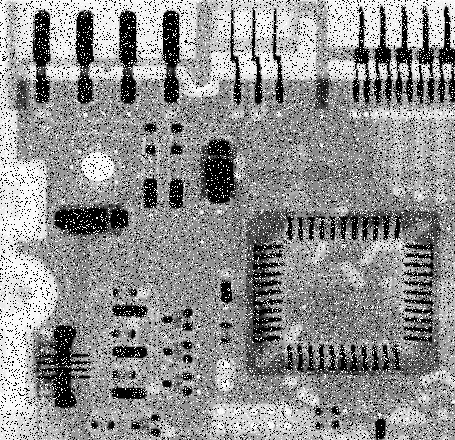
#> input picture Chapter 3/3.5 Smoothing Spatial Filter/3.5.2 Statistical Sorting Filter/Fig0335.tif, 455 x 440 px
$ python MidValueFilter.py
#> lines starting #> are read from the running program, lines starting #| are printed output that depends on the picture
import cv2
import datetime
import numpy as np
import matplotlib.pyplot as plt

img = cv2.imread('Fig0335.tif')  # 测试图片
#> img is the input picture: shape (440, 455, 3); min 0, max 255, mean 144.1
H = img.shape[0]
#> H = 440
W = img.shape[1]
#> W = 455

img3 = np.zeros((H, W, 3), np.uint8)  # 3*3邻域平滑后的图像
imgmid = np.zeros((H, W, 3), np.uint8)  # 3*3邻域内取中值的图像

tmpImg = np.zeros((H + 2, W + 2, 3), np.uint8)  # 扩充之后的图像
for i in range(H):
    for j in range(W):
        tmpImg[i + 1, j + 1] = img[i, j]
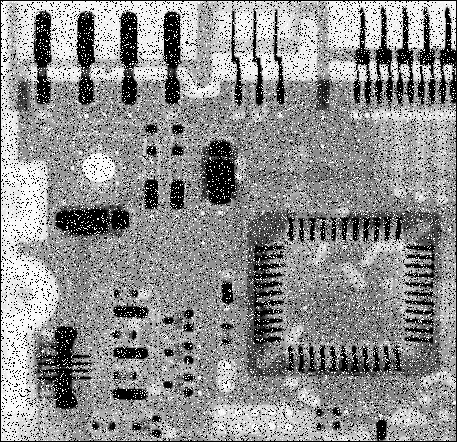
#> tmpImg: shape (442, 457, 3); min 0, max 255, mean 142.8

starttime = datetime.datetime.now()
for i in range(H):
    for j in range(W):
        S = []
        for x in range(3):
            for y in range(3):
                # S[x * 3 + y] = tmpImg[i + x, j + y, 0]
                S.append(tmpImg[i + x, j + y, 0])
        img3[i, j, 0] = sum(S) // 9
        img3[i, j, 1] = img3[i, j, 0]
        img3[i, j, 2] = img3[i, j, 0]
        # [8 lines of commented-out code are left out]
        S.sort()
        print(S)
        imgmid[i, j, 0] = S[4]
        imgmid[i, j, 1] = imgmid[i, j, 0]
        imgmid[i, j, 2] = imgmid[i, j, 0]
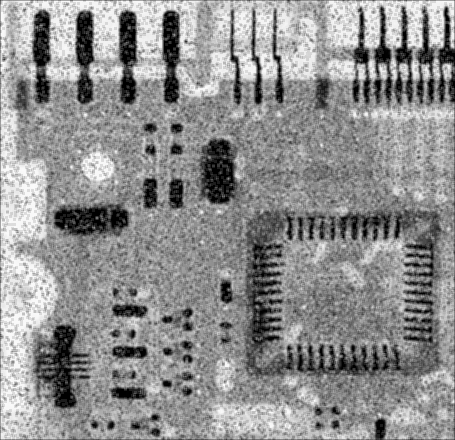
#> img3: shape (440, 455, 3); min 0, max 253, mean 143.1
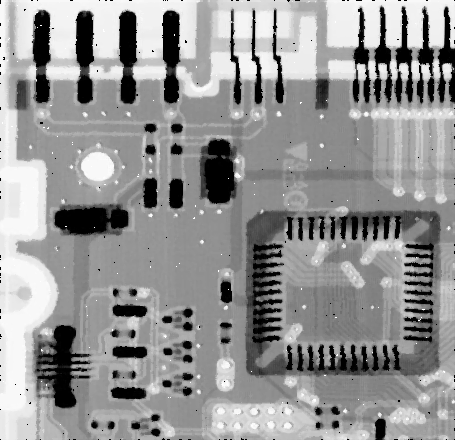
#> imgmid: shape (440, 455, 3); min 0, max 255, mean 147.9

endtime = datetime.datetime.now()
print(endtime - starttime)

# 原图
plt.subplot(1, 3, 1)
plt.axis('off')
plt.title('Original image')
plt.imshow(img)

# 3*3邻域
plt.subplot(1, 3, 2)
plt.axis('off')
plt.title('3*3 smoothing')
plt.imshow(img3)

# 邻域中值替换之后
plt.subplot(1, 3, 3)
plt.axis('off')
plt.title('Middle Value Replaced Image')
plt.imshow(imgmid)

plt.show()
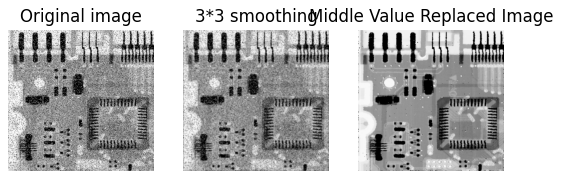
#> figure drawn by matplotlib, 3 panels
